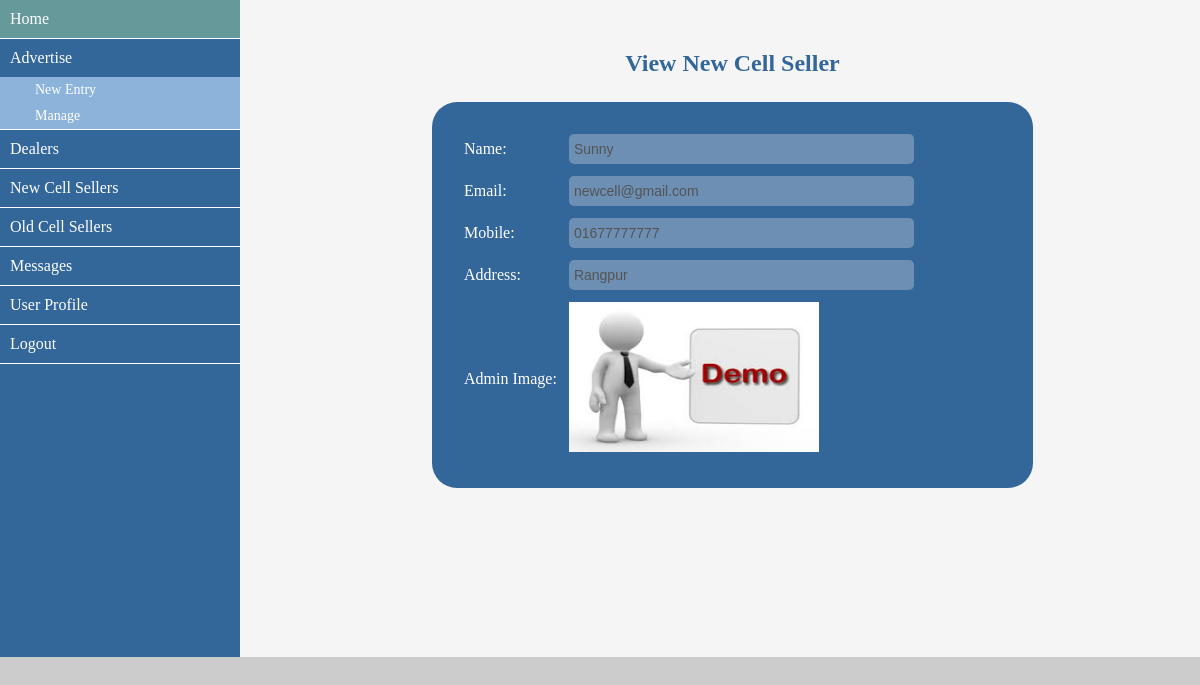
/admin/view_new_cell_seller.php?v=6 (signed in), run on the app's committed database.
### tables this page shows
CREATE TABLE `md_user` (
  `user_id` int(10) NOT NULL,
  `user_name` varchar(40) NOT NULL,
  `user_mail` varchar(40) NOT NULL,
  `user_pass` varchar(40) NOT NULL,
  `user_phone` varchar(20) NOT NULL,
  `user_address` varchar(20) NOT NULL,
  `user_type` varchar(20) NOT NULL,
  `user_image` varchar(100) NOT NULL
);

### admin/database.php (called while the page is built, shortened)
<?php
	$dbHost = "localhost";
	$dbUser = "root";
	$dbPass = "";
	$dbName = "db_md";
	$con = mysqli_connect($dbHost,$dbUser,$dbPass,$dbName);
	function selectData($query) {
		global $con;
		if ($con) {
			$result = mysqli_query($con,$query);
			if ($result) {
				return mysqli_fetch_assoc($result);
			} else {
				return false;
			}
		} else {
			echo "Database connection failed";
		}
	}
?>

### admin/view_new_cell_seller.php (the view)
<?php include_once('admin_sidebar.php'); ?>
		<div class="content">
			<div class="form_title cen">
				<h2  style="margin-top: 50px;">View New Cell Seller</h2>
			</div>
			<div class="product_form">
				<table>
				<?php
					$id = $_GET['v'];
					$query = "SELECT * FROM md_user WHERE user_id='$id'";
					$result = selectData($query);
				?>
					<tr>
						<td>Name:</td>
						<td><input type="text" value="<?= $result['user_name']; ?>" disabled></td>
					</tr>
					<tr>
						<td>Email:</td>
						<td><input type="text" value="<?= $result['user_mail']; ?>" disabled></td>
					</tr>
					<tr>
						<td>Mobile:</td>
						<td><input type="text" value="<?= $result['user_phone']; ?>" disabled></td>
					</tr>
					<tr>
						<td>Address:</td>
						<td><input type="text" value="<?= $result['user_address']; ?>" disabled></td>
					</tr>
					<tr>
						<td>Admin Image:</td>
						<td><img src="uploads/demo.jpg" style="width: 250px; height: 150px;"></td>
					</tr>
				</table>
			</div>
		</div>
	</div>
</body>
</html>

### admin/assets/css/style.css (style rules this page uses)
* { margin: 0px; padding: 0px; outline: 0; }
body { font-family: verdana; background-color: #ccc; }
.container .content { width: 80%; float: left; background-color: whitesmoke; height: 657px; }
.content .form_title { width: 60%; float: left; }
.form_title h2 { margin-top: 50px; padding-left: 25px; color: #336699; }
.content .product_form { width: 60%; margin-left: 20%; float: left; background-color: #336699; margin-top: 25px; padding-top: 25px; padding-bottom: 25px; padding-left: 25px; color: white; border-radius:25px; }
.product_form td { padding: 5px; }
.product_form input,select { width: 340px; height: 30px; font-size: 14px; border-radius: 5px; border: none; padding-left: 5px; }
.content .cen { width: 100%; float: left; }
.cen h2 { text-align: center; }

### data on the page
md_user: user_name "Sunny", user_mail "newcell@gmail.com", user_phone "01677777777", user_address "Rangpur"
